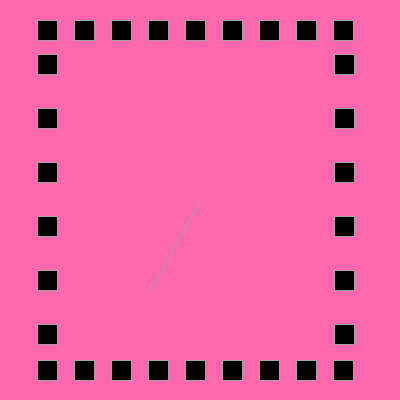
Frame 1 (no input)
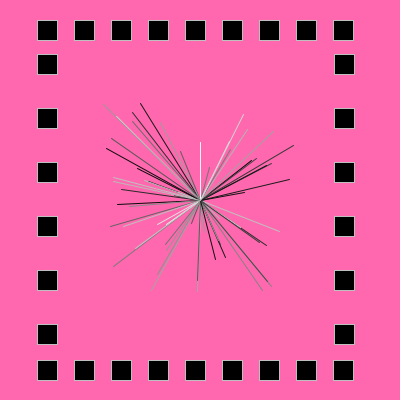
Frame 60 (the mouse pressed at the canvas centre just before this capture)
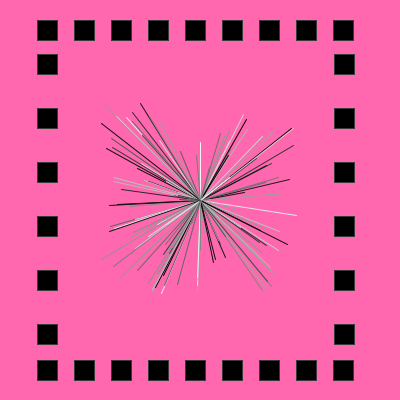
Frame 120 (the mouse held since frame 60 and released just before this capture)

The Processing sketch that drew these frames (run headless with seeded random() and noise(); from frame 60 on, the mouse is pressed at the canvas centre):

// Processing sketch: Morales_04
// ── Morales_04.pde
void setup()
{
  size(400,400);
  background(255,103,174);
}
void draw(){
  stroke(random(255));
  line(200,200,random(100,300),random(100,300));
  
  for(int i=1; i< 10; i++){ //horizontales superiores
    fill(0);
    rect(i*37,20,20,20);}
    
  for(int i=1; i<10;i++){ //horizontales inferiores
    rect(i*37,360,20,20);} 
    
  for(int i=1; i<7; i++){ //vertical izq.
   rect(37, i*54, 20,20);}
   
  for(int i=1; i<7; i++){//vertical der.
    rect(334, i*54, 20, 20);}
}
